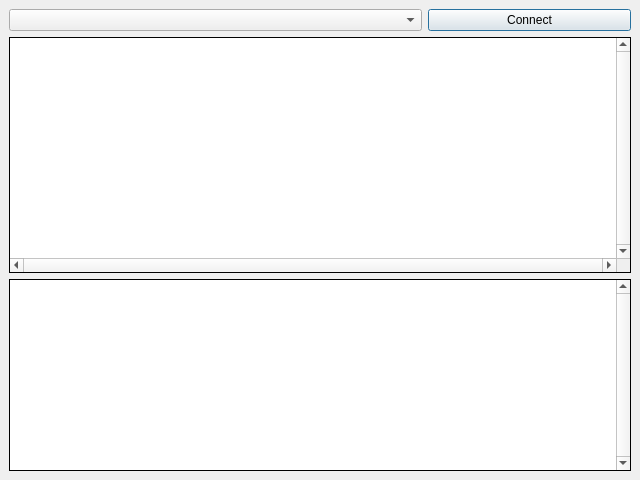
<?xml version="1.0" encoding="UTF-8"?>
<ui version="4.0">
 <class>MainWindow</class>
 <widget class="QMainWindow" name="MainWindow">
  <property name="geometry">
   <rect>
    <x>0</x>
    <y>0</y>
    <width>640</width>
    <height>480</height>
   </rect>
  </property>
  <property name="minimumSize">
   <size>
    <width>640</width>
    <height>480</height>
   </size>
  </property>
  <property name="windowTitle">
   <string>Canbus Explorer</string>
  </property>
  <widget class="QWidget" name="centralwidget">
   <layout class="QGridLayout" name="gridLayout">
    <item row="3" column="0" colspan="3">
     <widget class="QTableView" name="messagesTableView">
      <property name="frameShape">
       <enum>QFrame::Panel</enum>
      </property>
      <property name="frameShadow">
       <enum>QFrame::Plain</enum>
      </property>
      <property name="verticalScrollBarPolicy">
       <enum>Qt::ScrollBarAlwaysOn</enum>
      </property>
      <property name="horizontalScrollBarPolicy">
       <enum>Qt::ScrollBarAlwaysOn</enum>
      </property>
      <property name="editTriggers">
       <set>QAbstractItemView::NoEditTriggers</set>
      </property>
      <property name="showDropIndicator" stdset="0">
       <bool>false</bool>
      </property>
      <property name="alternatingRowColors">
       <bool>true</bool>
      </property>
      <property name="selectionMode">
       <enum>QAbstractItemView::SingleSelection</enum>
      </property>
      <property name="selectionBehavior">
       <enum>QAbstractItemView::SelectRows</enum>
      </property>
      <property name="sortingEnabled">
       <bool>true</bool>
      </property>
     </widget>
    </item>
    <item row="4" column="0" colspan="3">
     <widget class="QPlainTextEdit" name="consoleLogPlainTextEdit">
      <property name="sizePolicy">
       <sizepolicy hsizetype="Expanding" vsizetype="Fixed">
        <horstretch>0</horstretch>
        <verstretch>0</verstretch>
       </sizepolicy>
      </property>
      <property name="frameShape">
       <enum>QFrame::Panel</enum>
      </property>
      <property name="frameShadow">
       <enum>QFrame::Plain</enum>
      </property>
      <property name="verticalScrollBarPolicy">
       <enum>Qt::ScrollBarAlwaysOn</enum>
      </property>
      <property name="horizontalScrollBarPolicy">
       <enum>Qt::ScrollBarAsNeeded</enum>
      </property>
      <property name="lineWrapMode">
       <enum>QPlainTextEdit::NoWrap</enum>
      </property>
      <property name="textInteractionFlags">
       <set>Qt::TextSelectableByKeyboard|Qt::TextSelectableByMouse</set>
      </property>
     </widget>
    </item>
    <item row="0" column="2">
     <widget class="QPushButton" name="connectPushButton">
      <property name="text">
       <string>Connect</string>
      </property>
      <property name="default">
       <bool>true</bool>
      </property>
      <property name="flat">
       <bool>false</bool>
      </property>
     </widget>
    </item>
    <item row="0" column="0" colspan="2">
     <widget class="QComboBox" name="portComboBox">
      <property name="sizePolicy">
       <sizepolicy hsizetype="Preferred" vsizetype="Fixed">
        <horstretch>0</horstretch>
        <verstretch>0</verstretch>
       </sizepolicy>
      </property>
      <property name="frame">
       <bool>true</bool>
      </property>
     </widget>
    </item>
   </layout>
  </widget>
 </widget>
 <resources/>
 <connections/>
</ui>
